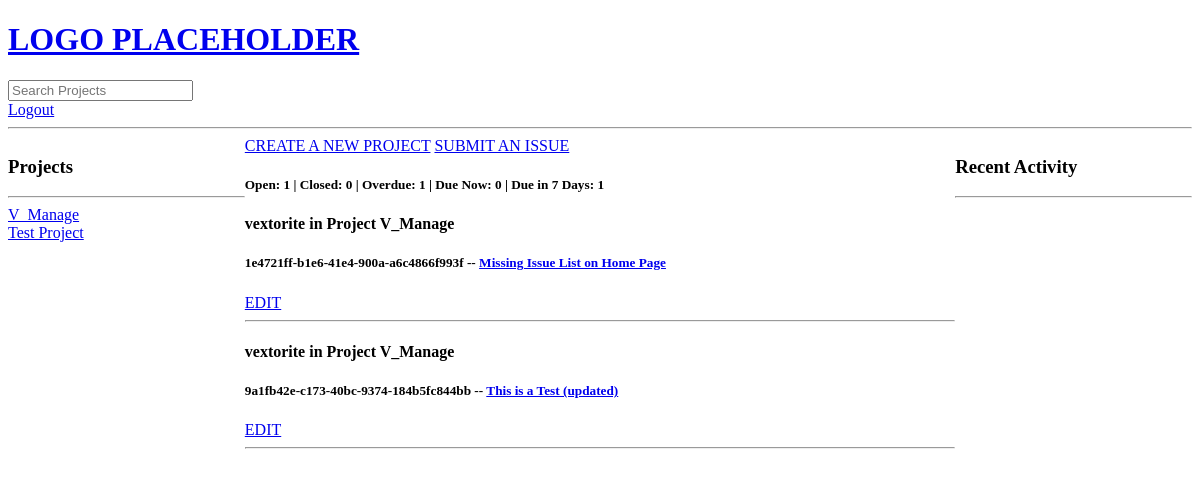
The app's page / (signed in), older data.
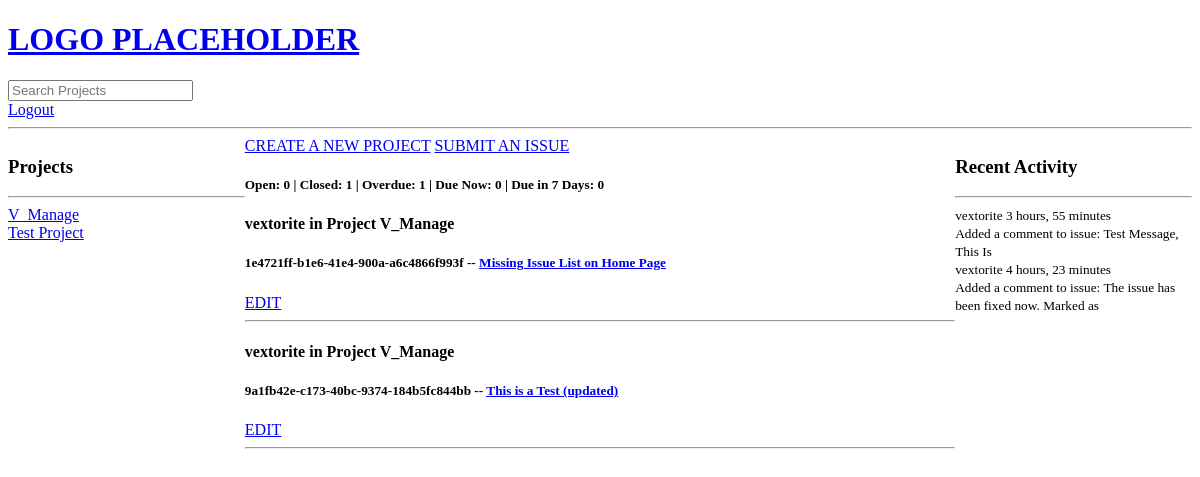
The same page, newer data.
### base/models.py (models this page shows, shortened)
class Project(models.Model):
    title = models.CharField(max_length=250)
    description = models.TextField(blank=True, null=True)
    id = models.UUIDField(primary_key=True, default=uuid.uuid4, editable=False)
    members = models.ManyToManyField(User)
    dateCreated = models.DateTimeField(auto_now_add=True)

class Issue(models.Model):
    user = models.ForeignKey(User, on_delete=models.SET_NULL, null=True)
    title = models.CharField(max_length=250)
    id = models.UUIDField(primary_key=True, default=uuid.uuid4, editable=False)
    description = models.TextField(blank=True, null=True)
    dateCreated = models.DateTimeField(auto_now_add=True)
    dateModified = models.DateTimeField(auto_now=True)
    return_date = models.DateField(default=due_date)
    priority = models.CharField(max_length=20, choices=PRIORITY_CHOICES, default='Low')
    state = models.CharField(max_length=20, choices=STATE_CHOICES, default='Open')
    project = models.ForeignKey(Project, default=None ,on_delete=models.CASCADE)
    participants = models.ManyToManyField(User, related_name='participants', blank=True)

class Comment(models.Model):
    user = models.ForeignKey(User, on_delete=models.CASCADE)
    issue = models.ForeignKey(Issue, on_delete=models.CASCADE)
    body = models.TextField()
    dateCreated = models.DateTimeField(auto_now_add=True)
    dateModified = models.DateTimeField(auto_now=True)
    def __str__(self):
        return self.body[0:40]

### base/views.py (the view)
# urls.py: 2. Add a URL to urlpatterns:  path('', views.home, name='home')
@login_required(login_url='login')
def home(request):
    query = request.GET.get('q') if request.GET.get('q') != None else ''        #setup for search by project
    logged_issues = Issue.objects.filter(
        Q(project__title__icontains=query)|
        Q(title__icontains=query)|
        Q(description__icontains=query))       #accounting for wildcard searches
    projects = Project.objects.all()
    issues = Issue.objects.all()
    for issue in issues:                #There's probably a better way to update this dynamically
        now = date.today()
        if (issue.return_date - now).days<1:
            if(issue.state == 'Closed'):
                continue
            else:
                issue.state = 'Overdue'
                issue.save()
        elif issue.state == 'Closed':
            pass
        elif (issue.return_date - now).days==0:
            issue.state = 'Due Now'
            issue.save()
        elif (issue.return_date - now).days>1 and (issue.return_date - now).days<=7:
            issue.state = 'Due Later'
            issue.save()
    counts = [
        logged_issues.filter(state='Open').count()+logged_issues.filter(state='Due Now').count()+logged_issues.filter(state='Due Later').count(),
        logged_issues.filter(state='Closed').count(),
        logged_issues.filter(state='Overdue').count(),
        logged_issues.filter(state='Due Now').count(),
        logged_issues.filter(state='Due Later').count()]
    issue_messages = Comment.objects.filter(
        Q(issue__title__icontains=query)|
        Q(issue__project__title__icontains=query)).order_by('-dateCreated')[:10]
    return render(request, 'base/home.html', context={'issues':logged_issues, 'projects': projects, 'counts': counts, 'comments': issue_messages})

### base/templates/base/home.html (shortened to what this page needs)
{% extends 'main.html' %}
{%block content%}
<div class="home-container">
    <div>
        <h3>Projects</h3>
        <hr>
        {% for project in projects %}
            <div>
                <a href='{% url "home" %}?q={{project.title}}'>{{project.title}}</a>
            </div>
        {%endfor%}
    </div>
    <div>
        <a href='{% url "create-project"%}'> CREATE A NEW PROJECT</a>
        <a href='{% url "create-issue"%}'> SUBMIT AN ISSUE</a>
        <h5>Open: {{counts.0}} | Closed: {{counts.1}} | Overdue: {{counts.2}} | Due Now: {{counts.3}} | Due in 7 Days: {{counts.4}}</h5>
        <div>
            {% for issue in issues %}
            <div>
                <h4>{{issue.user.username}} in Project {{issue.project.title}}</h4>
                <h5>{{issue.id}} -- <a href='{% url "issue" issue.id %}'>{{issue.title}}</a> </h5>
                {%if request.user in issue.project.members.all%}
                <a href='{%url "update-issue" issue.id%}'>EDIT</a>
                {%endif%}
                <hr>
            </div>
            {%endfor%}
        </div>
    </div>
<div>
    <h3>Recent Activity</h3>
    <hr>
    {%for comment in comments%}
        <div>
            <small>
                {{comment.user.username}}  {{comment.dateCreated|timesince}}
            </small> <br>
            <small>
                Added a comment to issue: {{comment}}
            </small>
        </div>
    {%endfor%}
</div>
</div>
{%endblock%}

### templates/main.html (shortened to what this page needs)
<!DOCTYPE html>
<html>
<head>
</head>
<body>
    {% include 'navbar.html' %}
    {% block content %}
    {% endblock %}
</body>
</html>

### templates/navbar.html
<a href="/">
	<h1>LOGO PLACEHOLDER</h1>
</a>
<form method="GET" action='{% url "home" %}'>
	<input type='text' name='q' placeholder='Search Projects'/>
</form>
{%if request.user.is_authenticated%}
<a href='{%url "logout" %}'>Logout</a>
{%else%}
<a href='{% url "login"%}'>Login</a>
{% endif%}
<hr>

### base/templates/base/home.html (style rules this page uses)
.home-container { display: grid; grid-template-columns: 1fr 3fr 1fr; }

Row changes from the older to the newer data that the page shows:
added Comment: user.username "vextorite", dateCreated "3 hours, 55 minutes", body "Test Message, This Is"
added Comment: user.username "vextorite", dateCreated "4 hours, 23 minutes", body "The issue has been fixed now. Marked as"
Text that changed along with them:
{{ counts.0 }}: "1" → "0"
{{ counts.1 }}: "0" → "1"
{{ counts.4 }}: "1" → "0"
